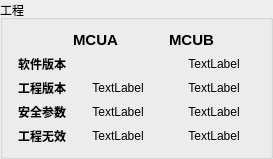
             <widget class="QGroupBox" name="groupBox_23">
              <property name="title">
               <string>工程</string>
              </property>
              <layout class="QGridLayout" name="gridLayout_40">
               <item row="0" column="1">
                <widget class="QLabel" name="label_149">
                 <property name="minimumSize">
                  <size>
                   <width>90</width>
                   <height>0</height>
                  </size>
                 </property>
                 <property name="maximumSize">
                  <size>
                   <width>16777215</width>
                   <height>30</height>
                  </size>
                 </property>
                 <property name="font">
                  <font>
                   <pointsize>11</pointsize>
                   <weight>75</weight>
                   <bold>true</bold>
                  </font>
                 </property>
                 <property name="text">
                  <string>MCUA</string>
                 </property>
                 <property name="alignment">
                  <set>Qt::AlignLeading|Qt::AlignLeft|Qt::AlignVCenter</set>
                 </property>
                </widget>
               </item>
               <item row="0" column="2">
                <widget class="QLabel" name="label_150">
                 <property name="minimumSize">
                  <size>
                   <width>90</width>
                   <height>0</height>
                  </size>
                 </property>
                 <property name="maximumSize">
                  <size>
                   <width>16777215</width>
                   <height>30</height>
                  </size>
                 </property>
                 <property name="font">
                  <font>
                   <pointsize>11</pointsize>
                   <weight>75</weight>
                   <bold>true</bold>
                  </font>
                 </property>
                 <property name="text">
                  <string>MCUB</string>
                 </property>
                 <property name="alignment">
                  <set>Qt::AlignLeading|Qt::AlignLeft|Qt::AlignVCenter</set>
                 </property>
                </widget>
               </item>
               <item row="1" column="0">
                <widget class="QLabel" name="label_151">
                 <property name="maximumSize">
                  <size>
                   <width>180</width>
                   <height>16777215</height>
                  </size>
                 </property>
                 <property name="font">
                  <font>
                   <weight>75</weight>
                   <bold>true</bold>
                  </font>
                 </property>
                 <property name="toolTip">
                  <string>&lt;html&gt;&lt;head/&gt;&lt;body&gt;&lt;p&gt;MCUA与MCUB之间软件版本不一致，错误代码:1101&lt;/p&gt;&lt;/body&gt;&lt;/html&gt;</string>
                 </property>
                 <property name="text">
                  <string> 软件版本</string>
                 </property>
                 <property name="alignment">
                  <set>Qt::AlignCenter</set>
                 </property>
                </widget>
               </item>
               <item row="1" column="1">
                <widget class="QLabel" name="statusa_fwver_dif_led">
                 <property name="text">
                  <string/>
                 </property>
                 <property name="alignment">
                  <set>Qt::AlignCenter</set>
                 </property>
                </widget>
               </item>
               <item row="1" column="2">
                <widget class="QLabel" name="statusb_fwver_dif_led">
                 <property name="text">
                  <string>TextLabel</string>
                 </property>
                 <property name="alignment">
                  <set>Qt::AlignCenter</set>
                 </property>
                </widget>
               </item>
               <item row="2" column="0">
                <widget class="QLabel" name="label_152">
                 <property name="maximumSize">
                  <size>
                   <width>180</width>
                   <height>16777215</height>
                  </size>
                 </property>
                 <property name="font">
                  <font>
                   <weight>75</weight>
                   <bold>true</bold>
                  </font>
                 </property>
                 <property name="toolTip">
                  <string>&lt;html&gt;&lt;head/&gt;&lt;body&gt;&lt;p&gt;MCUA与MCUB之间工程版本不一致，错误代码:1102&lt;/p&gt;&lt;/body&gt;&lt;/html&gt;</string>
                 </property>
                 <property name="text">
                  <string> 工程版本</string>
                 </property>
                 <property name="alignment">
                  <set>Qt::AlignCenter</set>
                 </property>
                </widget>
               </item>
               <item row="2" column="1">
                <widget class="QLabel" name="statusa_prover_dif_led">
                 <property name="text">
                  <string>TextLabel</string>
                 </property>
                 <property name="alignment">
                  <set>Qt::AlignCenter</set>
                 </property>
                </widget>
               </item>
               <item row="2" column="2">
                <widget class="QLabel" name="statusb_prover_dif_led">
                 <property name="text">
                  <string>TextLabel</string>
                 </property>
                 <property name="alignment">
                  <set>Qt::AlignCenter</set>
                 </property>
                </widget>
               </item>
               <item row="3" column="0">
                <widget class="QLabel" name="label_153">
                 <property name="maximumSize">
                  <size>
                   <width>180</width>
                   <height>16777215</height>
                  </size>
                 </property>
                 <property name="font">
                  <font>
                   <weight>75</weight>
                   <bold>true</bold>
                  </font>
                 </property>
                 <property name="toolTip">
                  <string>&lt;html&gt;&lt;head/&gt;&lt;body&gt;&lt;p&gt;MCUA与MCUB之间安全参数不一致，错误代码:1103&lt;/p&gt;&lt;/body&gt;&lt;/html&gt;</string>
                 </property>
                 <property name="text">
                  <string> 安全参数</string>
                 </property>
                 <property name="alignment">
                  <set>Qt::AlignCenter</set>
                 </property>
                </widget>
               </item>
               <item row="3" column="1">
                <widget class="QLabel" name="statusa_param_dif_led">
                 <property name="text">
                  <string>TextLabel</string>
                 </property>
                 <property name="alignment">
                  <set>Qt::AlignCenter</set>
                 </property>
                </widget>
               </item>
               <item row="3" column="2">
                <widget class="QLabel" name="statusb_param_dif_led">
                 <property name="text">
                  <string>TextLabel</string>
                 </property>
                 <property name="alignment">
                  <set>Qt::AlignCenter</set>
                 </property>
                </widget>
               </item>
               <item row="4" column="0">
                <widget class="QLabel" name="label_154">
                 <property name="maximumSize">
                  <size>
                   <width>180</width>
                   <height>16777215</height>
                  </size>
                 </property>
                 <property name="font">
                  <font>
                   <weight>75</weight>
                   <bold>true</bold>
                  </font>
                 </property>
                 <property name="toolTip">
                  <string>&lt;html&gt;&lt;head/&gt;&lt;body&gt;&lt;p&gt;MCU检测不到有效的工程，错误代码:1104&lt;/p&gt;&lt;/body&gt;&lt;/html&gt;</string>
                 </property>
                 <property name="text">
                  <string> 工程无效</string>
                 </property>
                 <property name="alignment">
                  <set>Qt::AlignCenter</set>
                 </property>
                </widget>
               </item>
               <item row="4" column="1">
                <widget class="QLabel" name="statusa_pro_invalid_led">
                 <property name="text">
                  <string>TextLabel</string>
                 </property>
                 <property name="alignment">
                  <set>Qt::AlignCenter</set>
                 </property>
                </widget>
               </item>
               <item row="4" column="2">
                <widget class="QLabel" name="statusb_pro_invalid_led">
                 <property name="text">
                  <string>TextLabel</string>
                 </property>
                 <property name="alignment">
                  <set>Qt::AlignCenter</set>
                 </property>
                </widget>
               </item>
              </layout>
             </widget>
